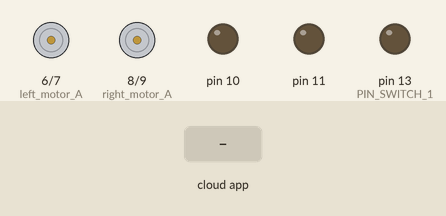
This sketch was run on a simulated Arduino Uno, built with avr-gcc and run on an emulated ATmega328P. Shown: motor-driver pin pairs drawn as motors (green arrow = first pin HIGH = forward, orange = second pin HIGH = backward, longer = more drive), output pins drawn as LEDs (lit = HIGH). The inputs (shaded band) are chosen by the test bench. The RemoteXY app is connected.

Above: at 1.2 s.
1.3 s: the phone or cloud app sets joystick_1_x to -100
At 2.3 s:
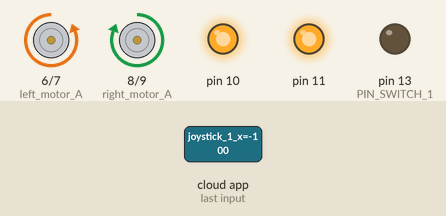
2.8 s: the phone or cloud app sets joystick_1_y to -100
At 3.5 s:
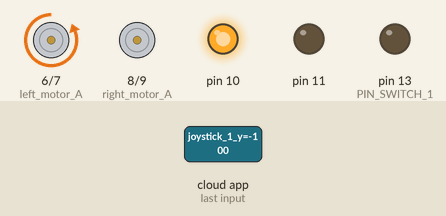
4.3 s: the phone or cloud app sets switch_1 to 1
At 4.6 s:
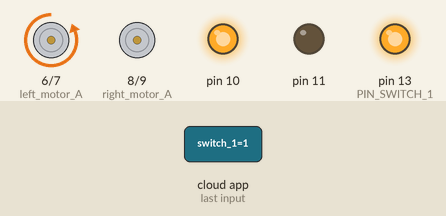
5.8 s: the phone or cloud app sets joystick_1_x to 0
At 6.9 s:
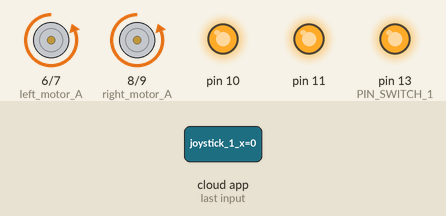
7.3 s: the phone or cloud app sets joystick_1_y to 0
At 8.1 s:
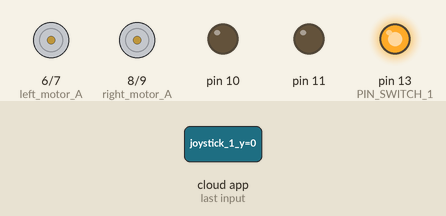
8.8 s: the phone or cloud app sets joystick_1_x to 100
At 9.2 s:
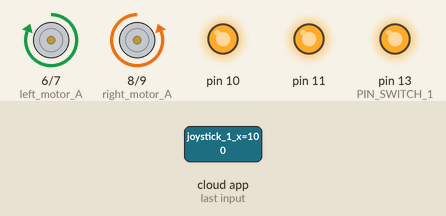
Timing chart, 0 to 11.3 s (numbered marks = the images above; inputs shaded):
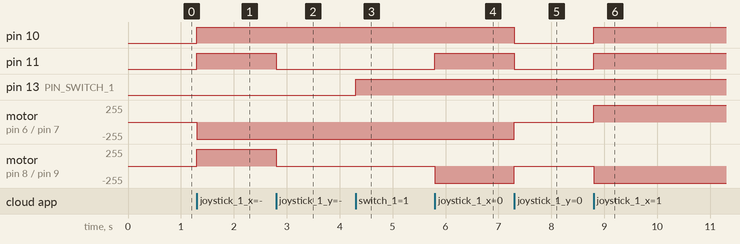

Measured:
- after the input at 1.3 s, pin 10, pin 11: LOW → HIGH at once; motor on pin 6 (left_motor_A) / pin 7 (left_motor_B): stopped → backward 255/255 at once; motor on pin 8 (right_motor_A) / pin 9 (right_motor_B): stopped → forward 255/255 at once
- after the input at 2.8 s, pin 11: HIGH → LOW at once; motor on pin 8 (right_motor_A) / pin 9 (right_motor_B): forward 255/255 → stopped at once
- after the input at 4.3 s, pin 13 (PIN_SWITCH_1): LOW → HIGH at once
- after the input at 5.8 s, pin 11: LOW → HIGH at once; motor on pin 8 (right_motor_A) / pin 9 (right_motor_B): stopped → backward 255/255 at once
- after the input at 7.3 s, pin 10, pin 11: HIGH → LOW at once; motor on pin 6 (left_motor_A) / pin 7 (left_motor_B), motor on pin 8 (right_motor_A) / pin 9 (right_motor_B): backward 255/255 → stopped at once
- after the input at 8.8 s, pin 10, pin 11: LOW → HIGH at once; motor on pin 6 (left_motor_A) / pin 7 (left_motor_B): stopped → forward 255/255 at once; motor on pin 8 (right_motor_A) / pin 9 (right_motor_B): stopped → backward 255/255 at once

The sketch:

Mind_controlled_G-sensor_car.ino
```cpp
// (licence header left out)
//////////////////////////////////////////////
//        RemoteXY include library          //
//////////////////////////////////////////////

// RemoteXY select connection mode and include library
#define REMOTEXY_MODE__SOFTSERIAL
#include <SoftwareSerial.h>

#include <RemoteXY.h>

// RemoteXY connection settings
#define REMOTEXY_SERIAL_RX 2
#define REMOTEXY_SERIAL_TX 3
#define REMOTEXY_SERIAL_SPEED 9600


// RemoteXY configurate
#pragma pack(push, 1)
uint8_t RemoteXY_CONF[] =
  { 255,3,0,0,0,67,0,8,13,4,
  5,48,60,14,30,30,0,2,26,31,
  2,0,9,6,22,11,0,2,26,31,
  31,79,78,0,79,70,70,0,131,1,
  7,23,23,8,1,2,31,73,110,100,
  105,97,110,0,131,0,14,31,33,8,
  2,2,31,76,105,102,101,104,97,99,
  107,101,114,0 };

// this structure defines all the variables of your control interface
struct {

    // input variable
  int8_t joystick_1_x; // =-100..100 x-coordinate joystick position
  int8_t joystick_1_y; // =-100..100 y-coordinate joystick position
  uint8_t switch_1; // =1 if switch ON and =0 if OFF

    // other variable
  uint8_t connect_flag;  // =1 if wire connected, else =0

} RemoteXY;
#pragma pack(pop)

/////////////////////////////////////////////
//           END RemoteXY include          //
/////////////////////////////////////////////

#define PIN_SWITCH_1 13

//define right motor control pins
#define right_motor_A 8
#define right_motor_B 9
#define right_motor_speed 11 //enable pin

//define left motor control pins
#define left_motor_A 6
#define left_motor_B 7
#define left_motor_speed 10 //enable pin

//define two arrays with a list of pins for each motor
uint8_t RightMotor[3] = {right_motor_A, right_motor_B, right_motor_speed};
uint8_t LeftMotor[3] = {left_motor_A, left_motor_B, left_motor_speed};

//speed control of motors
void Wheel (uint8_t * motor, int v) // v = motor speed, motor = pointer to an array of pins
{
  if (v > 100) v=100;
  if (v < -100) v=-100;
  if (v > 0){

    digitalWrite (motor [0], HIGH);
    digitalWrite (motor [1], LOW);
    analogWrite (motor [2], v * 2.55);
  }
  else if ( v<0 ){

    digitalWrite (motor [0], LOW);
    digitalWrite (motor [1], HIGH);
    analogWrite (motor [2], (-v) * 2.55);
  }
  else{
    digitalWrite (motor [0], LOW);
    digitalWrite (motor [1], LOW);
    analogWrite (motor [2], 0);
  }
}


void setup()
{
  RemoteXY_Init ();

  pinMode (PIN_SWITCH_1, OUTPUT);

  //initialization pins
  pinMode (right_motor_A, OUTPUT);
  pinMode (right_motor_B, OUTPUT);
  pinMode (left_motor_A, OUTPUT);
  pinMode (left_motor_B, OUTPUT);

}

void loop()
{
  RemoteXY_Handler ();

  digitalWrite(PIN_SWITCH_1, (RemoteXY.switch_1==0)?LOW:HIGH);

  //manage the right motor
  Wheel (RightMotor, RemoteXY.joystick_1_y - RemoteXY.joystick_1_x);
  Wheel (LeftMotor, RemoteXY.joystick_1_y + RemoteXY.joystick_1_x);


}
```
